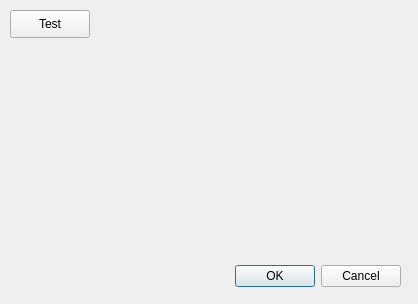
<ui version="4.0" >
 <class>MyDlg</class>
 <widget class="QDialog" name="MyDlg" >
  <property name="geometry" >
   <rect>
    <x>0</x>
    <y>0</y>
    <width>418</width>
    <height>304</height>
   </rect>
  </property>
  <property name="maximumSize" >
   <size>
    <width>418</width>
    <height>304</height>
   </size>
  </property>
  <property name="windowTitle" >
   <string>Dialog</string>
  </property>
  <property name="modal" >
   <bool>false</bool>
  </property>
  <widget class="QDialogButtonBox" name="buttonBox" >
   <property name="geometry" >
    <rect>
     <x>60</x>
     <y>260</y>
     <width>341</width>
     <height>32</height>
    </rect>
   </property>
   <property name="orientation" >
    <enum>Qt::Horizontal</enum>
   </property>
   <property name="standardButtons" >
    <set>QDialogButtonBox::Cancel|QDialogButtonBox::Ok</set>
   </property>
  </widget>
  <widget class="QPushButton" name="testButton" >
   <property name="geometry" >
    <rect>
     <x>10</x>
     <y>10</y>
     <width>80</width>
     <height>28</height>
    </rect>
   </property>
   <property name="text" >
    <string>Test</string>
   </property>
  </widget>
 </widget>
 <resources/>
 <connections>
  <connection>
   <sender>buttonBox</sender>
   <signal>accepted()</signal>
   <receiver>MyDlg</receiver>
   <slot>accept()</slot>
   <hints>
    <hint type="sourcelabel" >
     <x>248</x>
     <y>254</y>
    </hint>
    <hint type="destinationlabel" >
     <x>157</x>
     <y>274</y>
    </hint>
   </hints>
  </connection>
  <connection>
   <sender>buttonBox</sender>
   <signal>rejected()</signal>
   <receiver>MyDlg</receiver>
   <slot>reject()</slot>
   <hints>
    <hint type="sourcelabel" >
     <x>316</x>
     <y>260</y>
    </hint>
    <hint type="destinationlabel" >
     <x>286</x>
     <y>274</y>
    </hint>
   </hints>
  </connection>
 </connections>
</ui>
